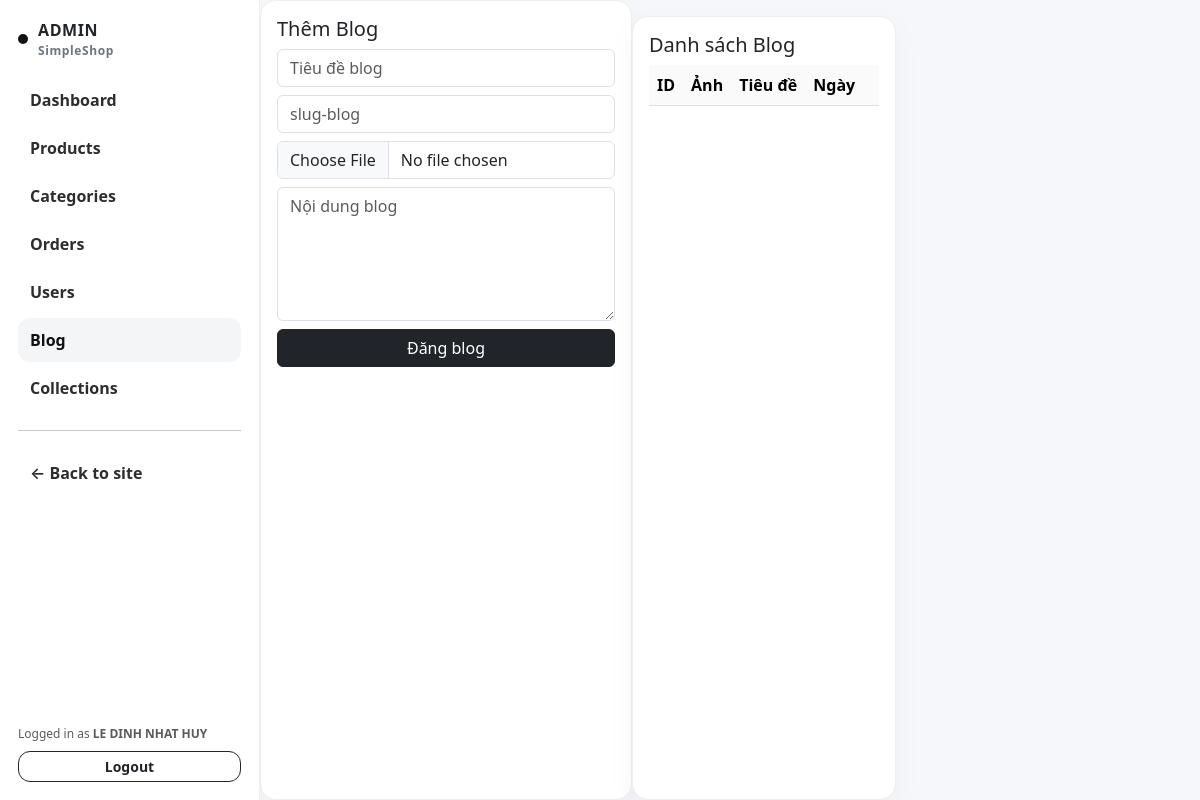
Page /admin/blog.php (signed in) on the earlier database version.
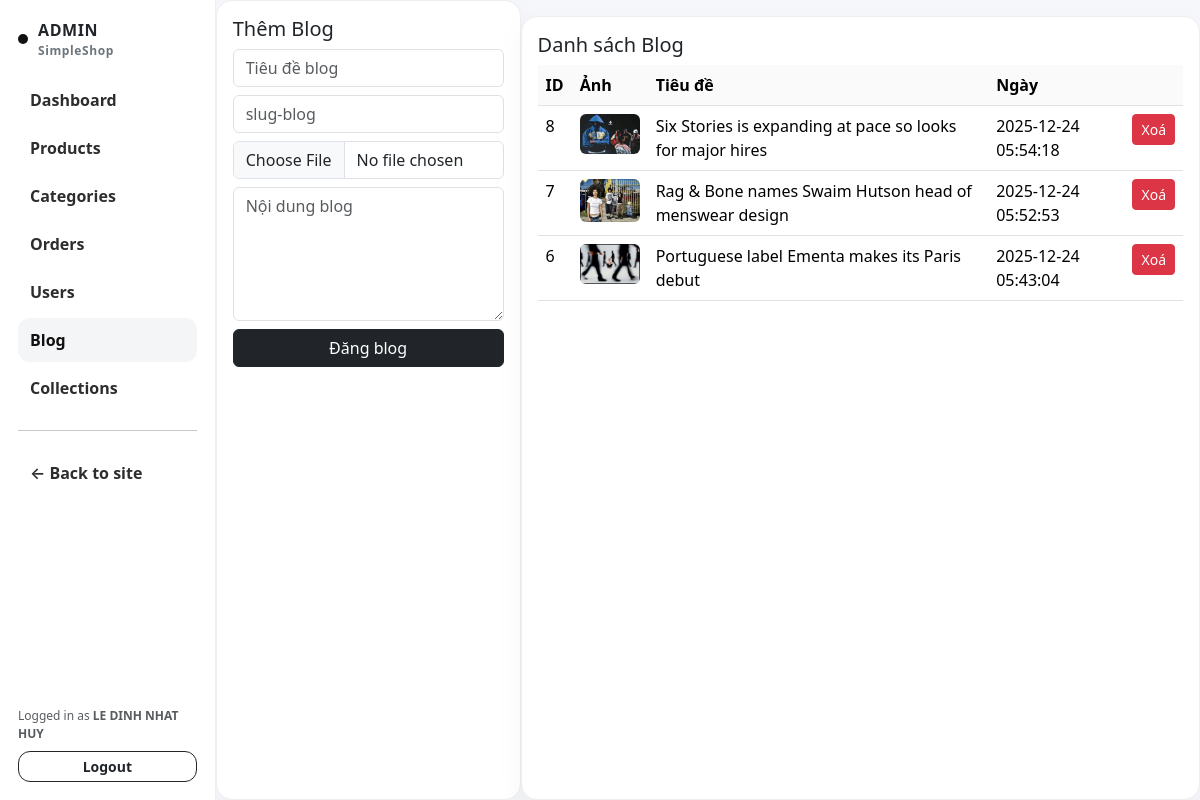
Same page on the later database version.
### tables this page shows
CREATE TABLE `blogs` (
  `id` int(11) NOT NULL,
  `title` varchar(255) NOT NULL,
  `slug` varchar(255) NOT NULL,
  `image` varchar(255) DEFAULT NULL,
  `content` text NOT NULL,
  `status` tinyint(4) DEFAULT 1,
  `created_at` datetime DEFAULT current_timestamp()
);

### core/db.php (called while the page is built, shortened)
<?php
function db(): PDO {
  static $pdo = null;
  if ($pdo) return $pdo;
  $dsn = "mysql:host=" . DB_HOST . ";dbname=" . DB_NAME . ";charset=utf8mb4";
  $pdo = new PDO($dsn, DB_USER, DB_PASS, [
    PDO::ATTR_ERRMODE => PDO::ERRMODE_EXCEPTION,
    PDO::ATTR_DEFAULT_FETCH_MODE => PDO::FETCH_ASSOC,
  ]);
  return $pdo;
}

### core/helpers.php (called while the page is built, shortened)
<?php
function e(string $s): string {
  return htmlspecialchars($s, ENT_QUOTES, 'UTF-8');
}

### admin/blog.php (the view, shortened to what this page needs)
<?php
require_once __DIR__ . '/partials/header.php';
require_once __DIR__ . '/partials/sidebar.php';
$blogs = db()->query("SELECT * FROM blogs ORDER BY id DESC")->fetchAll();
?>
<div class="cardx p-3">
  <h5>Thêm Blog</h5>
  <form method="post" enctype="multipart/form-data" class="d-grid gap-2">
    <input class="form-control" name="title" placeholder="Tiêu đề blog">
    <input class="form-control" name="slug" placeholder="slug-blog">
    <input type="file" class="form-control" name="image" accept="image/*">
    <textarea class="form-control" name="content" rows="5" placeholder="Nội dung blog"></textarea>
    <button class="btn btn-dark">Đăng blog</button>
  </form>
</div>
<div class="cardx p-3 mt-3">
  <h5>Danh sách Blog</h5>
  <table class="table">
    <thead>
      <tr>
        <th>ID</th>
        <th>Ảnh</th>
        <th>Tiêu đề</th>
        <th>Ngày</th>
        <th></th>
      </tr>
    </thead>
    <tbody>
      <?php foreach($blogs as $b): ?>
        <tr>
          <td><?= $b['id'] ?></td>
          <td>
            <?php if($b['image']): ?>
              <img src="/uploads/blogs/<?= e($b['image']) ?>" style="width:60px;border-radius:6px">
            <?php endif; ?>
          </td>
          <td><?= e($b['title']) ?></td>
          <td><?= $b['created_at'] ?></td>
          <td>
            <form method="post" onsubmit="return confirm('Xoá blog?')">
              <button class="btn btn-sm btn-danger">Xoá</button>
            </form>
          </td>
        </tr>
      <?php endforeach; ?>
    </tbody>
  </table>
</div>

Differences in the rows shown:
added blogs: id "8", image (picture), title "Six Stories is expanding at pace so looks for major hires", created_at "2025-12-24 05:54:18"
added blogs: id "7", image (picture), title "Rag & Bone names Swaim Hutson head of menswear design", created_at "2025-12-24 05:52:53"
added blogs: id "6", image (picture), title "Portuguese label Ementa makes its Paris debut", created_at "2025-12-24 05:43:04"
